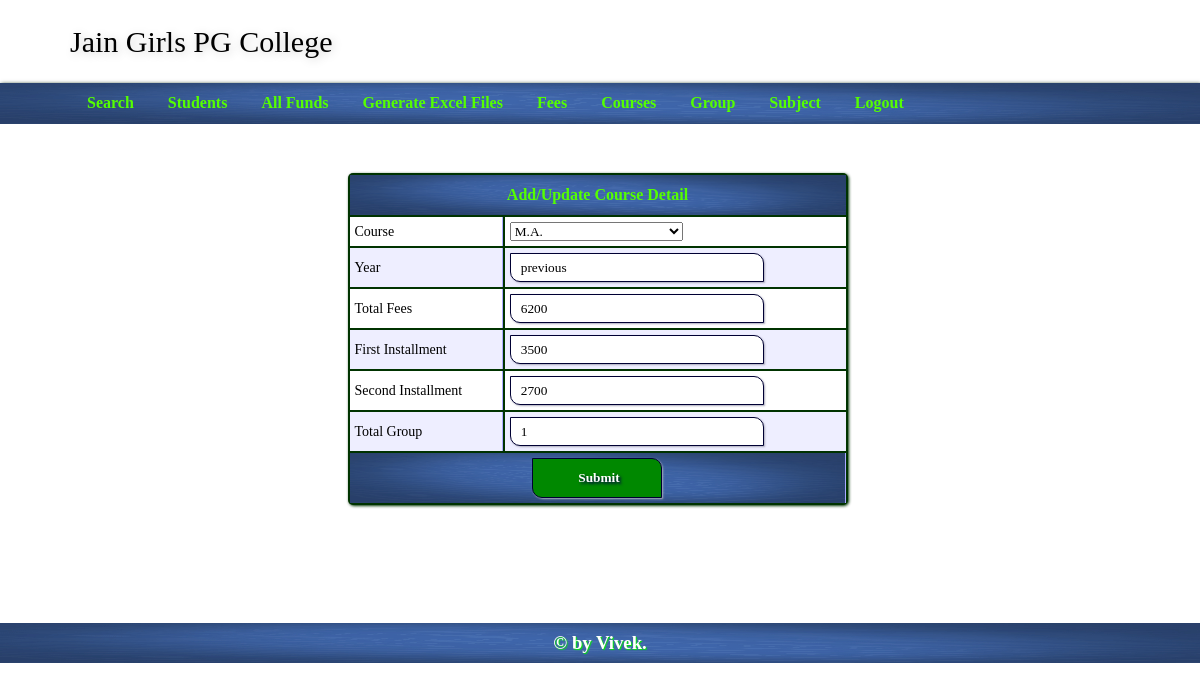
Page /index.php?mod=course&do=scaddedit&id=28 (signed in) on the committed database.
### tables this page shows
CREATE TABLE IF NOT EXISTS `subcourse` (
  `id` int(2) NOT NULL AUTO_INCREMENT,
  `cid` int(2) DEFAULT NULL,
  `name` varchar(50) DEFAULT NULL,
  `fees` int(6) DEFAULT NULL,
  `instalment1` int(6) DEFAULT NULL,
  `instalment2` int(6) DEFAULT NULL,
  `total_group` int(11) NOT NULL,
  PRIMARY KEY (`id`),
  KEY `cid` (`cid`)
);

CREATE TABLE IF NOT EXISTS `courses` (
  `id` int(2) NOT NULL AUTO_INCREMENT,
  `coursename` varchar(30) NOT NULL,
  `classcode` varchar(10) NOT NULL,
  PRIMARY KEY (`id`)
);

### index.php (called while the page is built, shortened)
<?php
	$theam="axixa";
	$mod="login";
	$do="login";
	include_once("header.php");
	if(isset($_SESSION['login_details']) || isset($_SESSION['login_check']))
	{
		if(isset($_GET['mod'])){
			$mod=$_GET['mod'];
			$do=$_GET['do'];
		}
	}
	include_once("module/$mod/$do.php");
	include_once("footer.php");
?>

### module/course/scaddedit.php (the view, shortened to what this page needs)
<?php
	if(isset($_GET['id'])){
		$id=$_GET['id'];
		$course=mysqli_fetch_assoc(mysqli_query($con,"SELECT id, cid, name, fees, instalment1, instalment2, total_group FROM subcourse where id=$id"));
	}
		?>
<form method="post">
<table class="<?php echo $theam;?>_form">
	<tr>
    	<td colspan="2">Add/Update Course Detail</td>
    </tr>
    <tr><td>Course</td><td>
    	<select name="cid" id="cid" onchange="course(this.value,'')">
    <?php		$rs=mysqli_query($con,"select id,coursename from courses");
			while($cdata=mysqli_fetch_assoc($rs)){
				?>
                <option value="<?php echo $cdata['id'];?>" <?php if(isset($course['cid']) && $course['cid']==$cdata['id']){?>selected<?php }?>><?php echo $cdata['coursename'];?></option>
                <?php
			}
		?>
    </select>
    </td>
    </tr>
    <tr>
    	<td>Year</td>
    	<td><input type="text" value="<?php if(isset($course['name']) && $course['name']){ echo $course['name'];}?>" name="name"></td>
    </tr>
    <tr>
    	<td>Total Fees</td>
    	<td><input type="text" value="<?php if(isset($course['fees']) && $course['fees']){ echo $course['fees'];}?>" name="fees"></td>
    </tr>
    <tr>
    	<td>First Installment</td>
    	<td><input type="text" value="<?php if(isset($course['instalment1']) && $course['instalment1']){ echo $course['instalment1'];}?>" name="instalment1"></td>
    </tr>
   	<tr>
    	<td>Second Installment</td>
    	<td><input type="text" value="<?php if(isset($course['instalment2']) && $course['instalment2']){ echo $course['instalment2'];}?>" name="instalment2"></td>
    </tr>
    <tr>
    	<td>Total Group</td>
    	<td><input type="text" value="<?php if(isset($course['total_group']) && $course['total_group']){ echo $course['total_group'];}?>" name="total_group"></td>
    </tr>
    <tr>
    	<td colspan="2"><input type="submit" vlaue="Submit"></td>
    </tr>
</table>
</form>

### css/axixa_style.css (style rules this page uses)
* { font-family:Verdana; }
body,nav,ul,li,h1,h3,h2 { margin:0; padding:0; }
input[type=text],input[type=password],input[type=submit],input[type=passowrd],input[type=email],textarea { border:1px solid #003; box-shadow:1px 1px 2px #aab; min-height:25px; border-radius:0 10px 0 10px; width:240px; padding-left:10px; }
input[type=submit] { width:130px; background-color:#080; height:40px; cursor:pointer; color:#fff; text-shadow:2px 2px 3px #004; font-weight:bold; }
#axixa_wrapper .axixa_list,#axixa_wrapper .axixa_form { margin:0 auto; box-shadow:1px 1px 3px #030; min-width:500px; background-color:#030; border-radius:5px; }
#axixa_wrapper .axixa_list tr:first-child,#axixa_wrapper .axixa_form tr:first-child,#axixa_wrapper .axixa_form tr:last-child { background-image:url(back.png); background-size:100% 100%; color:#5F0; height:40px; text-align:center; font-weight:bold; font-size:16px; }
#axixa_wrapper .axixa_list tr:nth-child(odd),#axixa_wrapper .axixa_form tr:nth-child(odd) { background-color:#eef; }
#axixa_wrapper .axixa_form tr:first-child>td:first-child { border-right:0; }
#axixa_wrapper .axixa_form tr>td:first-child { border-right:1px solid #aaf; }
#axixa_wrapper .axixa_form tr>td { padding:5px; }
#axixa_wrapper .axixa_list tr,#axixa_wrapper .axixa_form tr { background-color:#fff; min-height:40px; font-size:14px; }

### rows in the picture
subcourse: cid "M.A.", name "previous", fees "6200", instalment1 "3500", instalment2 "2700", total_group "1"
